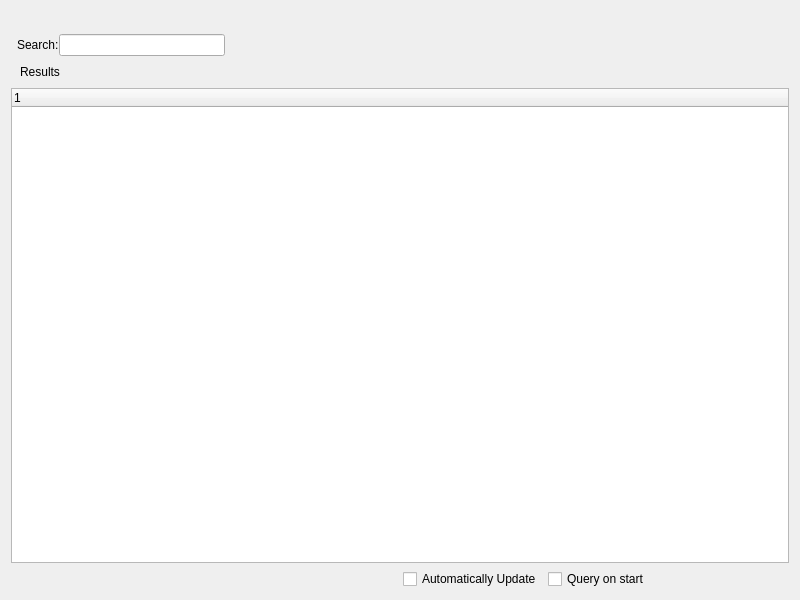
<?xml version="1.0" encoding="UTF-8"?>
<ui version="4.0">
 <comment>This file is part of the xTuple ERP: PostBooks Edition, a free and
open source Enterprise Resource Planning software suite,
Copyright (c) 1999-2019 by OpenMFG LLC, d/b/a xTuple.
It is licensed to you under the Common Public Attribution License
version 1.0, the full text of which (including xTuple-specific Exhibits)
is available at www.xtuple.com/CPAL.  By using this software, you agree
to be bound by its terms.</comment>
 <class>display</class>
 <widget class="QWidget" name="display">
  <property name="geometry">
   <rect>
    <x>0</x>
    <y>0</y>
    <width>800</width>
    <height>600</height>
   </rect>
  </property>
  <property name="windowTitle">
   <string>display</string>
  </property>
  <layout class="QGridLayout" name="_2">
   <item row="0" column="0" colspan="2">
    <widget class="QToolBar" name="_toolBar">
     <property name="orientation">
      <enum>Qt::Horizontal</enum>
     </property>
     <property name="toolButtonStyle">
      <enum>Qt::ToolButtonTextBesideIcon</enum>
     </property>
    </widget>
   </item>
   <item row="2" column="0" colspan="2">
    <widget class="XTreeWidget" name="_list">
     <property name="sizePolicy">
      <sizepolicy hsizetype="Expanding" vsizetype="Expanding">
       <horstretch>0</horstretch>
       <verstretch>1</verstretch>
      </sizepolicy>
     </property>
     <property name="populateLinear">
      <bool>false</bool>
     </property>
    </widget>
   </item>
   <item row="3" column="1">
    <layout class="QHBoxLayout" name="_optionLayout">
     <item>
      <widget class="XCheckBox" name="_autoupdate">
       <property name="text">
        <string>Automatically Update</string>
       </property>
      </widget>
     </item>
     <item>
      <widget class="XCheckBox" name="_queryonstart">
       <property name="text">
        <string>Query on start</string>
       </property>
       <property name="forgetful">
        <bool>true</bool>
       </property>
      </widget>
     </item>
     <item>
      <spacer name="horizontalSpacer_3">
       <property name="orientation">
        <enum>Qt::Horizontal</enum>
       </property>
       <property name="sizeHint" stdset="0">
        <size>
         <width>40</width>
         <height>0</height>
        </size>
       </property>
      </spacer>
     </item>
    </layout>
   </item>
   <item row="1" column="0">
    <layout class="QGridLayout" name="_topLayout">
     <item row="0" column="0">
      <layout class="QVBoxLayout" name="verticalLayout">
       <property name="spacing">
        <number>0</number>
       </property>
       <property name="leftMargin">
        <number>6</number>
       </property>
       <property name="rightMargin">
        <number>6</number>
       </property>
       <item>
        <widget class="ParameterWidget" name="_parameterWidget"/>
       </item>
       <item>
        <widget class="QFrame" name="_optionsFrame">
         <property name="sizePolicy">
          <sizepolicy hsizetype="MinimumExpanding" vsizetype="Expanding">
           <horstretch>0</horstretch>
           <verstretch>0</verstretch>
          </sizepolicy>
         </property>
         <property name="frameShape">
          <enum>QFrame::NoFrame</enum>
         </property>
         <property name="frameShadow">
          <enum>QFrame::Plain</enum>
         </property>
        </widget>
       </item>
       <item>
        <spacer name="verticalSpacer_2">
         <property name="orientation">
          <enum>Qt::Vertical</enum>
         </property>
         <property name="sizeHint" stdset="0">
          <size>
           <width>20</width>
           <height>0</height>
          </size>
         </property>
        </spacer>
       </item>
       <item>
        <layout class="QHBoxLayout" name="_searchLayout">
         <item>
          <widget class="QLabel" name="_searchLit">
           <property name="text">
            <string>Search:</string>
           </property>
          </widget>
         </item>
         <item>
          <widget class="XLineEdit" name="_search"/>
         </item>
         <item>
          <spacer name="horizontalSpacer_2">
           <property name="orientation">
            <enum>Qt::Horizontal</enum>
           </property>
           <property name="sizeHint" stdset="0">
            <size>
             <width>40</width>
             <height>0</height>
            </size>
           </property>
          </spacer>
         </item>
        </layout>
       </item>
      </layout>
     </item>
     <item row="1" column="0">
      <layout class="QHBoxLayout" name="_labelLayout">
       <item>
        <widget class="QFrame" name="_listLabelFrame">
         <property name="frameShape">
          <enum>QFrame::NoFrame</enum>
         </property>
         <property name="frameShadow">
          <enum>QFrame::Raised</enum>
         </property>
         <layout class="QGridLayout" name="gridLayout_21">
          <property name="topMargin">
           <number>3</number>
          </property>
          <property name="bottomMargin">
           <number>3</number>
          </property>
          <item row="0" column="0">
           <widget class="QLabel" name="_listLabel">
            <property name="text">
             <string>Results</string>
            </property>
            <property name="buddy">
             <cstring>_list</cstring>
            </property>
           </widget>
          </item>
         </layout>
        </widget>
       </item>
       <item>
        <spacer name="horizontalSpacer">
         <property name="orientation">
          <enum>Qt::Horizontal</enum>
         </property>
         <property name="sizeHint" stdset="0">
          <size>
           <width>40</width>
           <height>0</height>
          </size>
         </property>
        </spacer>
       </item>
      </layout>
     </item>
    </layout>
   </item>
   <item row="1" column="1">
    <spacer name="horizontalSpacer_4">
     <property name="orientation">
      <enum>Qt::Horizontal</enum>
     </property>
     <property name="sizeHint" stdset="0">
      <size>
       <width>40</width>
       <height>20</height>
      </size>
     </property>
    </spacer>
   </item>
  </layout>
 </widget>
 <customwidgets>
  <customwidget>
   <class>ParameterWidget</class>
   <extends>QWidget</extends>
   <header>parameterwidget.h</header>
  </customwidget>
  <customwidget>
   <class>XCheckBox</class>
   <extends>QCheckBox</extends>
   <header>xcheckbox.h</header>
  </customwidget>
  <customwidget>
   <class>XLineEdit</class>
   <extends>QLineEdit</extends>
   <header>xlineedit.h</header>
   <container>1</container>
  </customwidget>
  <customwidget>
   <class>XTreeWidget</class>
   <extends>QTreeWidget</extends>
   <header>xtreewidget.h</header>
   <container>1</container>
  </customwidget>
 </customwidgets>
 <tabstops>
  <tabstop>_list</tabstop>
 </tabstops>
 <resources/>
 <connections/>
</ui>
